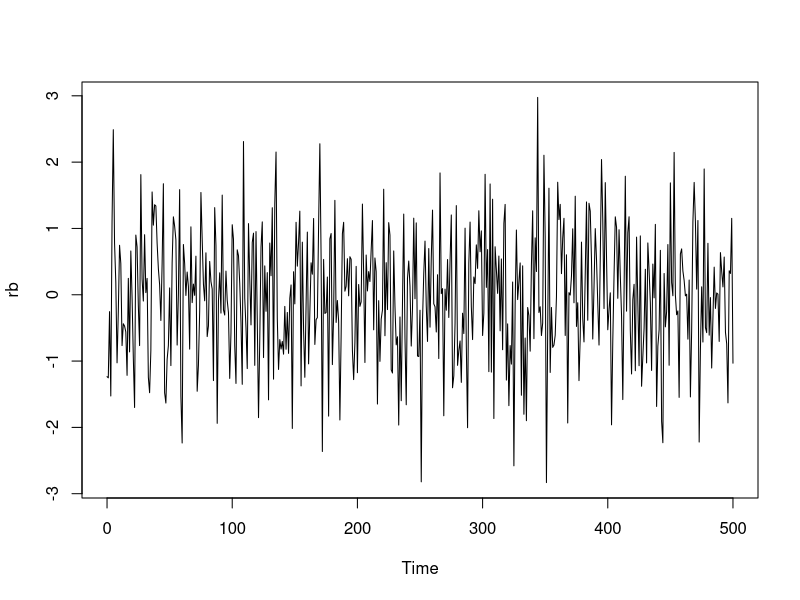
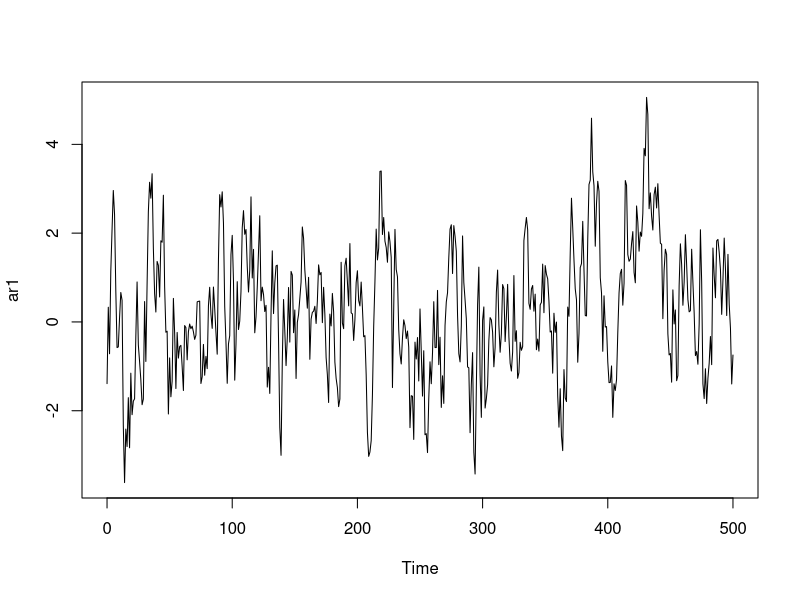
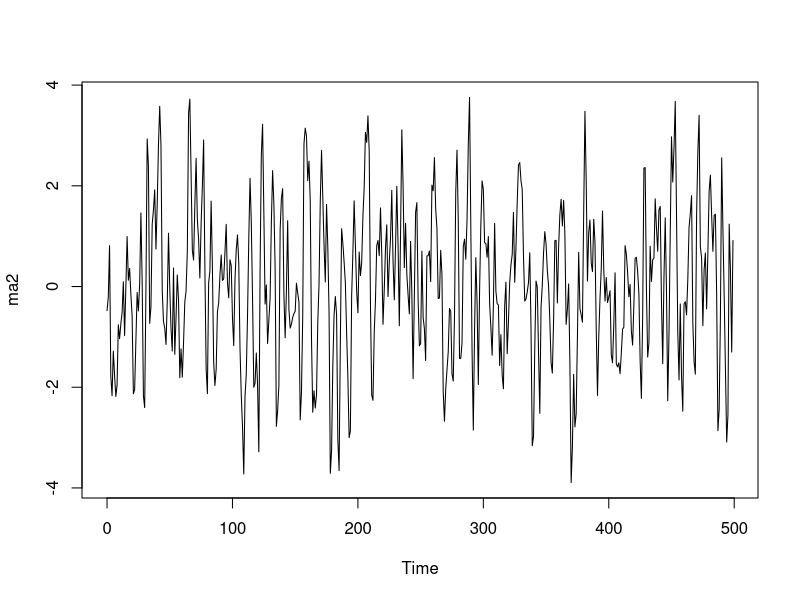
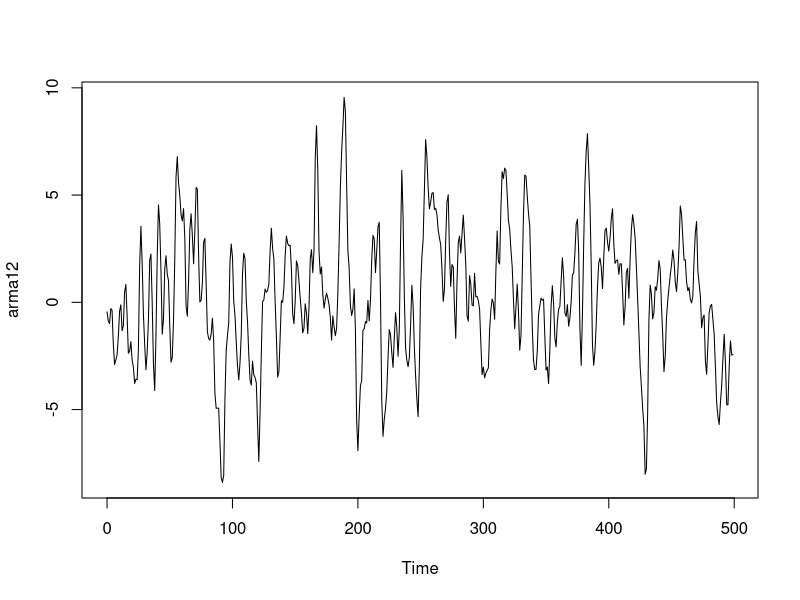
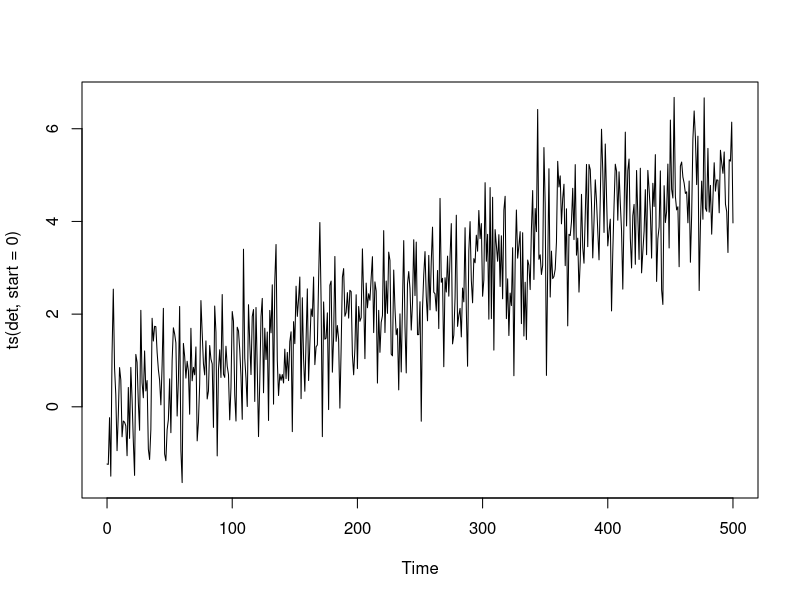
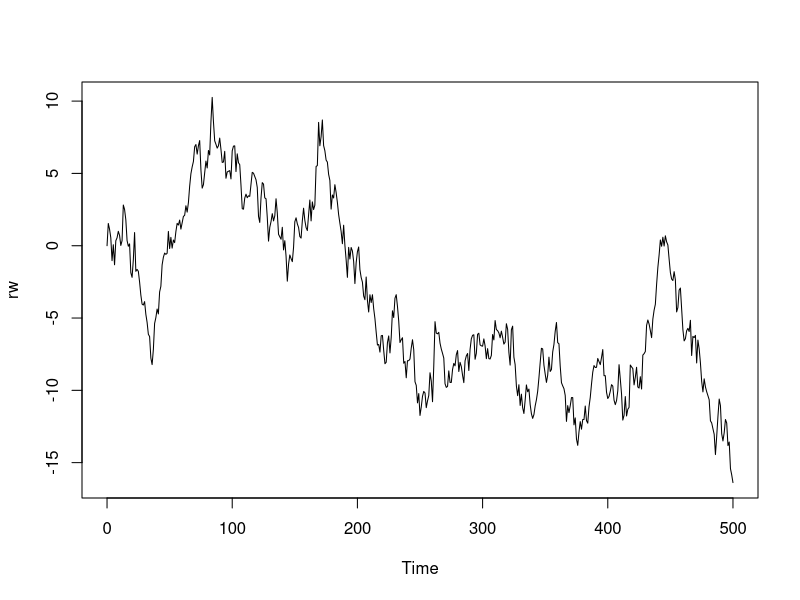

These figures' R source, in order:
#Função para simular um processo da forma
#Y_t = alpha + rho*y_{t-1} + epsilon_t
#onde epsilon_t ~ N(0, sigma^2) iid
#Se |rho| < 1, processo é inicializado como y_0 ~ N(alpha/(1-rho), sigma^2/(1-rho^2))
#do contrário, processo inicia em alpha.
ar.sim <- function(Nperiods, rho, alpha = 0, sigma = 1)
{
  if(abs(rho)<1)
    y = rnorm(1, alpha/(1-rho), sd = sigma/sqrt(1-rho^2)) else y = alpha
    
    epsilon = rnorm(Nperiods, mean = 0, sd = sigma)
    
    for(j in 1:Nperiods)
      y = c(y, alpha + rho*y[j] + epsilon[j])
    
    return(y)
}

#Função para simular um MA(q) Gaussiano. O comprimento do vetor q determina a ordem do MA
ma.sim <- function(Nperiods, psi = c(), alpha = 0, sigma = 1)
{
  noise = rnorm(Nperiods+length(psi), sd = sigma)
  
  vec_lg = sapply(0:length(psi), function(x){
    noise[(length(psi)-x+1):(length(noise)-x)]
  })
  
  mov = as.numeric(vec_lg%*%c(1,psi))
}

#Fixa semente do simulador - para replicar resultados
set.seed(13579)

#Simulando ruído branco
rb = ts(ar.sim(500, rho = 0), start=0)
plot(rb)

#Simulando AR1
ar1 = ts(ar.sim(500, rho = 0.7), start=0)
plot(ar1)

#Simulando MA2
#Vamos usar a função arima.sim, do pacote stats (carregando, por padrão, no R)
ma2 = ts(ma.sim( 500, psi = c(1,0.5) ),start = 0)
plot(ma2)



#Simulando ARMA(1,2)
arma12 = ts(arima.sim(list(ar=0.7, ma =c(1,0.5) ),n = 500),start= 0)
plot(arma12)

#Processo determinístico
det = 0.01*0:500 + rb
plot(ts(det,start=0))




#Passeio aleatorio
rw = ts(ar.sim(500, rho=1), start = 0)
plot(rw)

